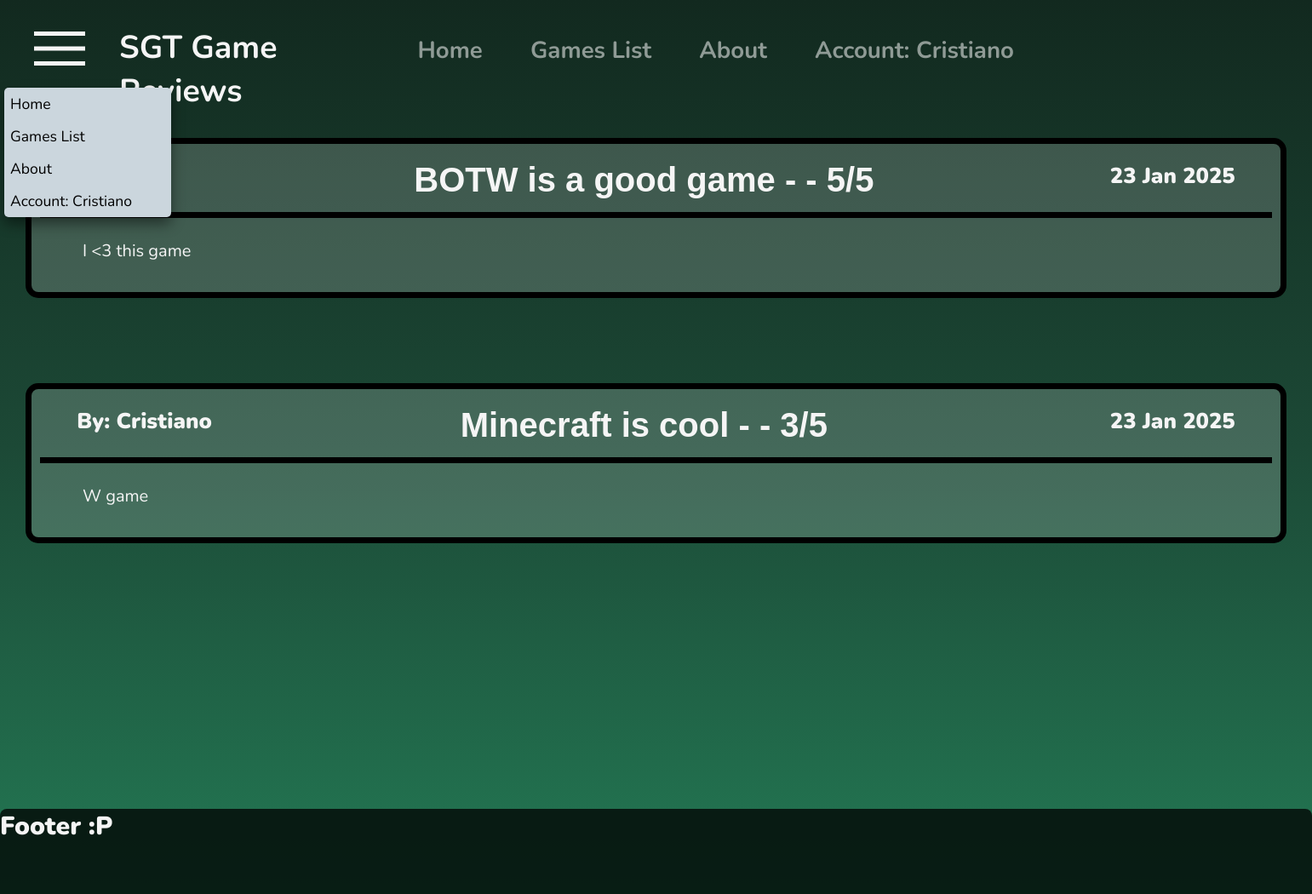
The app's page /reviews (signed in) with its own data.
### WEBSITE/models.py (models this page shows)
class User(db.Model, UserMixin):
    id = db.Column(db.Integer, primary_key=True)
    username = db.Column(db.String(150), unique=True)
    email = db.Column(db.String(150), unique=True)
    password = db.Column(db.String(150))

class Review(db.Model):
    id = db.Column(db.Integer, primary_key=True)
    text = db.Column(db.String(2000))
    score = db.Column(db.Integer)
    game = db.Column(db.String(1000))
    user_name = db.Column(db.String(150))
    user_id = db.Column(db.Integer)
    date = db.Column(db.String(2000))
    title = db.Column(db.String(50))

### WEBSITE/views.py (the view)
@views.route('/reviews', methods=['GET', 'POST'])
def view_reviews():
    row = 0
    reviews = db.session.query(Review).all()
    review_count = len(reviews)
    print(review_count)
    return render_template("reviews.html", page_title = "Reviews", user=current_user,
                           reviews=reviews, row=row, review_count=review_count
                           )

### WEBSITE/TEMPLATES/reviews.html (shortened to what this page needs)
{% extends "base.html" %}
{% block CSS %}<link rel="stylesheet" type="text/css" href="{{ url_for('static', filename='CSS/reviews.css') }}">{% endblock %}
{% block main %}
<main>
    <ul>
        {% set ns = namespace(row=0) %}
        {% for review in reviews %}
            {% if row < row + 1 %}
                <div class="REVIEW-BOX">
                    <div class="INFO">
                        <div class="USERNAME">By: {{ reviews[ns.row].user_name }}</div>
                        <div class="TITLE">{{ reviews[ns.row].title }} - - {{ reviews[ns.row].score }}/5</div>
                        <div class="DATE"> {{ reviews[ns.row].date }}</div>
                    </div>
                    <div class="REVIEW-AREA">
                        {{ reviews[ns.row].text }}
                    </div>
                </div>
                {% set ns.row = ns.row + 1 %}
                {% if row >= review_count: %}
                    {% set ns.row = review_count - 1 %}
                {% endif%}
            {% endif %}
        {% endfor %}
    </ul>
</main>
{% endblock %}

### WEBSITE/TEMPLATES/base.html (shortened to what this page needs)
<!DOCTYPE html>
<html>
<head>
    {% block CSS %}{% endblock %}
    <link rel="stylesheet" type="text/css" href="{{ url_for('static', filename='CSS/base.css') }}">
    <link rel="stylesheet" href="https://cdnjs.cloudflare.com/ajax/libs/font-awesome/4.7.0/css/font-awesome.min.css">
    <link rel="stylesheet" href="https://pyscript.net/releases/2024.11.1/core.css">
</head>
<body>
    <section class="TOP">
        <div class="DD-TITLE">
            <div class="DROPDOWN">
                <div class="DROP-BTN">
                    <button class="material-symbols-outlined">
                        <span class="MENU">menu</span>
                    </button>
                </div>
                <div class="DROP-CONTENT">
                    <a href="/">Home</a>
                    <a href="/gamelist">Games List</a>
                    <a href="/about">About</a>
                    {% if user.is_authenticated %}
                        <a href="/login">Account: {{user.username}}</a>
                    {% else %}
                        <a href="/login">Login</a>
                    {% endif %}
                </div>
            </div>
            <header>
                <h1>SGT Game Reviews</h1>
            </header>
        </div>
        <nav>
            <a href="/">Home</a>
            <a href="/gamelist">Games List</a>
            <a href="/about">About</a>
            {% if user.is_authenticated %}
                <a href="/login">Account: {{user.username}}</a>
            {% else %}
                <a href="/login">Login</a>
            {% endif %}
        </nav>
    </section>
    <main>
        {% block main %}MAIN{% endblock %}
    </main>
    <footer>
        <marquee behaviour="scroll" direction="right" scrollamount="10">Footer :P</marquee>
    </footer>
</body>
</html>

### WEBSITE/static/CSS/reviews.css (style rules this page uses)
.REVIEW-BOX { display:block; block-size: auto; border-color: black; border-style: solid; border-radius: 15px; border-width: 7px; padding: 10px; padding-top: 5px; margin: 30px; margin-bottom: 100px; background-color: rgba(255, 255, 255, 0.175); }
.INFO { display: flex; border-bottom: 7px solid black; padding: 15px; }
.USERNAME { flex: 0.25; text-align: left; margin-left: 2%; font-size: 160%; font-weight: 900 ; }
.DATE { flex: 0.25; text-align: right; margin-right: 2%; font-size: 160%; font-weight: 900; }
.TITLE { font-family: Arial, Helvetica, sans-serif; flex: 1; text-align: center; margin-right: 2%; font-size: 250%; font-weight:800; }
.REVIEW-AREA { flex: 1; padding: 25px; padding-left: 50px; padding-right: 50px; text-align: left; margin-right: 2%; font-size: 125%; font-weight: 400; }

### WEBSITE/static/CSS/base.css (style rules this page uses)
* { margin:0; padding:0; box-sizing: border-box; }
html { min-height:max-content; min-width: fit-content; height:100px; width: 100%; }
body { background: linear-gradient(#12291f, #1c4936, #237954); font-family: "Nunito", serif; min-height: 100vh; display:flex; flex-direction: column; width: 100%; }
a { text-decoration: none; }
.TOP { min-width:max-content; size: auto; display: flex; margin-top: auto 0; padding: 0px; color:whitesmoke; }
.DD-TITLE { width: max-content; display: flex; flex: 1.4; }
header { text-align: left; background: none; font-size: 25px; user-select: none; flex:1; }
header h1 { margin-top: 30px; }
.MENU { font-size: 80px; }
.material-symbols-outlined { background: none; color: rgba(214, 188, 255, 0.733); border: none; cursor:pointer; }
.DROPDOWN { user-select: none; position: relative; display:inline-block; width: fit-content; flex:0.3; }
.DROP-BTN { margin-left: 30px; margin-top: 17px; margin-right: 30px; }
.DROP-CONTENT { display: none; z-index: 1; position: absolute; box-shadow: 0px 8px 16px 0px rgba(0, 0, 0, 0.45); min-width: 140%; border-radius: 5px; background-color: rgb(203, 214, 221); margin-left:5px; min-height:100%; font-size:110%; }
.DROP-CONTENT a { color: black; display: block; text-decoration: none; cursor:pointer; padding:7px; }
nav { min-width: max-content; font-size: 23px; font-weight: bold; flex: 2.5; padding-top: 40px; user-select: none; margin-right: 300px; text-align: right; }
nav a { margin-right: 50px; height: 100%; width: 100%; color: rgba(245,245,245,0.55); cursor: pointer; font-size:120%; }
main { margin-top: auto 1; height:fit-content; color:whitesmoke; min-height: 788px; }
footer { border-top-left-radius: 8px; border-top-right-radius: 8px; margin-top: auto; left: 0; bottom: 0; width: 100%; height:100px; background: rgba(0, 0, 0, 0.76); color: whitesmoke; font-size: 30px; font-weight: 900; }

### records on screen
User: username "Cristiano"
Review: title "BOTW is a good game", score "5", date "23 Jan 2025", text "I <3 this game"
Review: user_name "Cristiano", title "Minecraft is cool", score "3", date "23 Jan 2025", text "W game"
